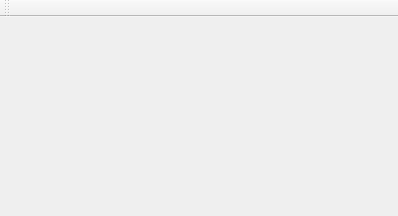
<?xml version="1.0" encoding="UTF-8"?>
<ui version="4.0">
 <class>mwScriptEditor</class>
 <widget class="QMainWindow" name="mwScriptEditor">
  <property name="geometry">
   <rect>
    <x>0</x>
    <y>0</y>
    <width>398</width>
    <height>216</height>
   </rect>
  </property>
  <property name="windowTitle">
   <string>Script Editor</string>
  </property>
  <widget class="QWidget" name="centralwidget">
   <layout class="QGridLayout" name="glScriptEditor">
    <property name="margin">
     <number>0</number>
    </property>
    <property name="spacing">
     <number>0</number>
    </property>
   </layout>
  </widget>
  <widget class="QToolBar" name="tbEdit">
   <property name="windowTitle">
    <string>toolBar</string>
   </property>
   <attribute name="toolBarArea">
    <enum>TopToolBarArea</enum>
   </attribute>
   <attribute name="toolBarBreak">
    <bool>false</bool>
   </attribute>
  </widget>
  <action name="miAddTab">
   <property name="text">
    <string>Add Tabulation</string>
   </property>
  </action>
 </widget>
 <resources/>
 <connections/>
</ui>
